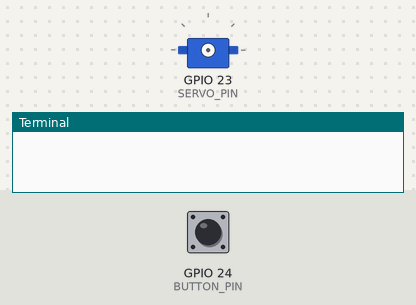
The program below on a simulated Raspberry Pi (BCM pin numbers). Parts: servo, the last lines printed to the terminal. The inputs (shaded band) are chosen by the test bench; at power-on: GPIO 24 (BUTTON_PIN) LOW. Servo angles are drawn from the pulse width (0.5 ms = 0°, 2.5 ms = 180°).

Above: at 1.2 s.
1.3 s: GPIO 24 (BUTTON_PIN) pulled HIGH for 3.2 s
At 4.6 s:
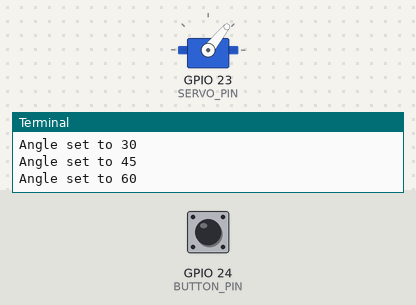
6.0 s: GPIO 24 (BUTTON_PIN) pulled HIGH for 0.15 s
At 7.2 s:
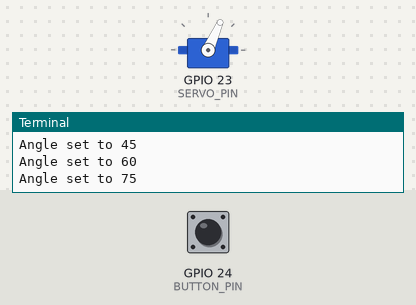
7.6 s: GPIO 24 (BUTTON_PIN) pulled HIGH for 1 s
At 8.3 s:
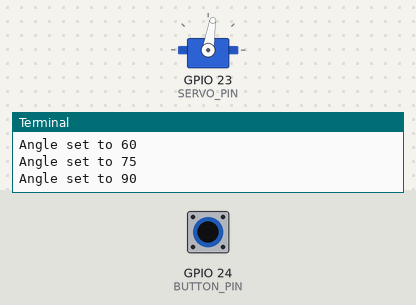
Timing chart, 0 to 10.6 s (numbered marks = the images above; inputs shaded):
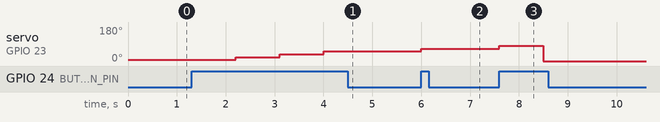

Measured:
- after the input at 1.3 s, servo on GPIO 23 (SERVO_PIN): 6° → 21° after 0.90 s, → 36° 0.90 s later, → 51° 0.90 s later
- after the input at 6.0 s, servo on GPIO 23 (SERVO_PIN): 51° → 66° at once
- after the input at 7.6 s, servo on GPIO 23 (SERVO_PIN): 66° → 81° at once, → 0° 0.90 s later

The program:

servoTest.py
```python
import RPi.GPIO as GPIO
import time

# Define GPIO pins
SERVO_PIN = 23       # Servo control pin
BUTTON_PIN = 24      # Button input pin

# Setup GPIO
GPIO.setmode(GPIO.BCM)
GPIO.setup(SERVO_PIN, GPIO.OUT)
GPIO.setup(BUTTON_PIN, GPIO.IN, pull_up_down=GPIO.PUD_DOWN)  # Pull-down logic

# Initialize PWM
servo = GPIO.PWM(SERVO_PIN, 50)  # 50Hz for servo
servo.start(0)

current_angle = 0  # Start at 0 degrees

def set_angle(angle):
    duty = 2 + (angle / 18)  # Convert angle to duty cycle
    servo.ChangeDutyCycle(duty)
    time.sleep(0.4)
    servo.ChangeDutyCycle(0)

try:
    while True:
        if GPIO.input(BUTTON_PIN) == GPIO.HIGH:
            current_angle += 15
            if current_angle > 90:
                current_angle = 0
            set_angle(current_angle)
            print(f"Angle set to {current_angle}")
            time.sleep(0.5)  # Debounce delay to avoid multiple triggers

except KeyboardInterrupt:
    print("Exiting...")

finally:
    servo.stop()
    GPIO.cleanup()
```
